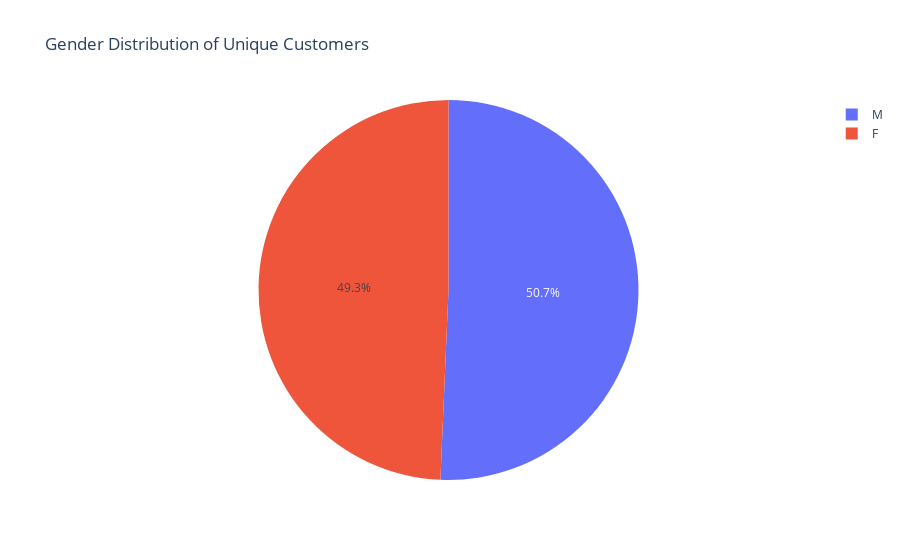

Notebook code cell kept with this figure:
### Code cell
# Create a new DataFrame of unique customers
unique_customers = df.drop_duplicates(subset='Customer')

# Calculate gender counts
gender_counts = unique_customers['Gender'].value_counts()

# Create pie chart
fig = px.pie(values=gender_counts.values, names=gender_counts.index, title='Gender Distribution of Unique Customers')
fig.show()

### Figure 1 — Plotly figure (JSON) as saved in the notebook; plotly's stock layout.template omitted (floating-point values rounded to 4 significant figures)
{"data": [{"domain": {"x": [0, 1], "y": [0, 1]}, "hovertemplate": "label=%{label}<br>value=%{value}<extra></extra>", "labels": ["M", "F"], "legendgroup": "", "name": "", "showlegend": true, "type": "pie", "values": [1009, 982]}], "layout": {"legend": {"tracegroupgap": 0}, "title": {"text": "Gender Distribution of Unique Customers"}}}
